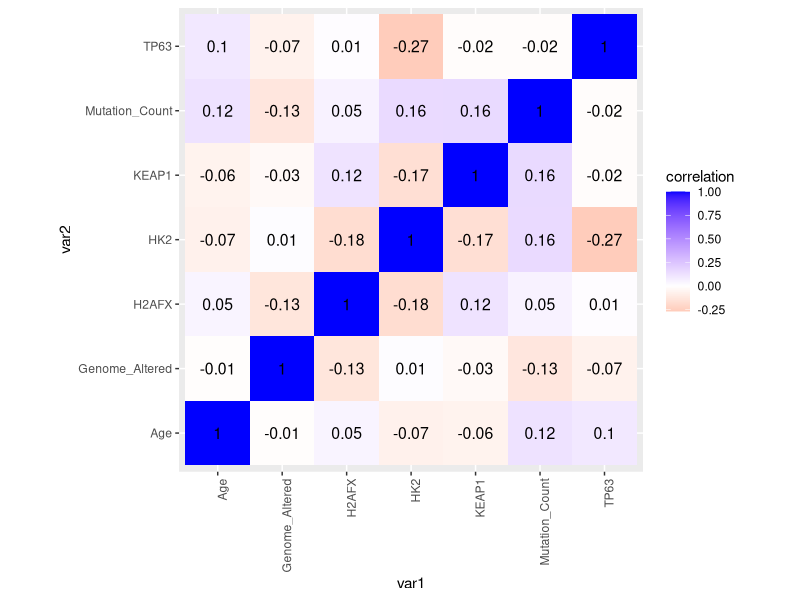
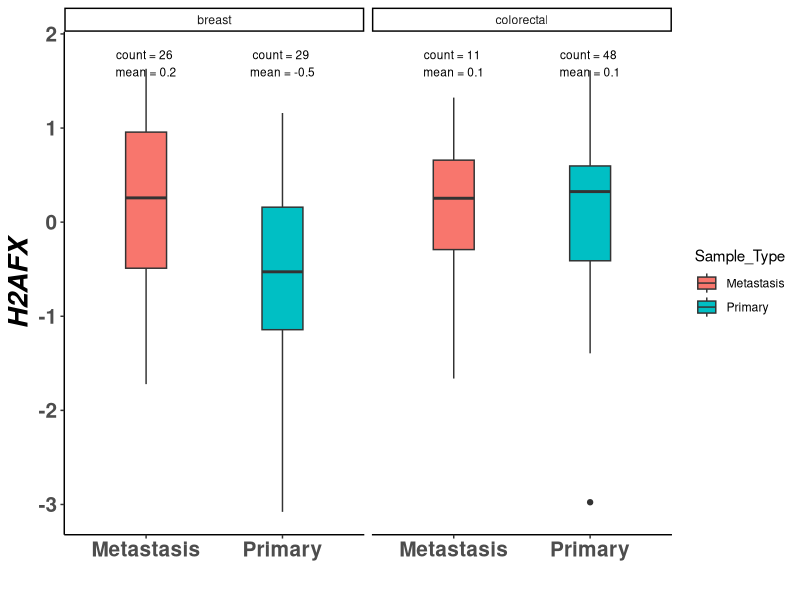
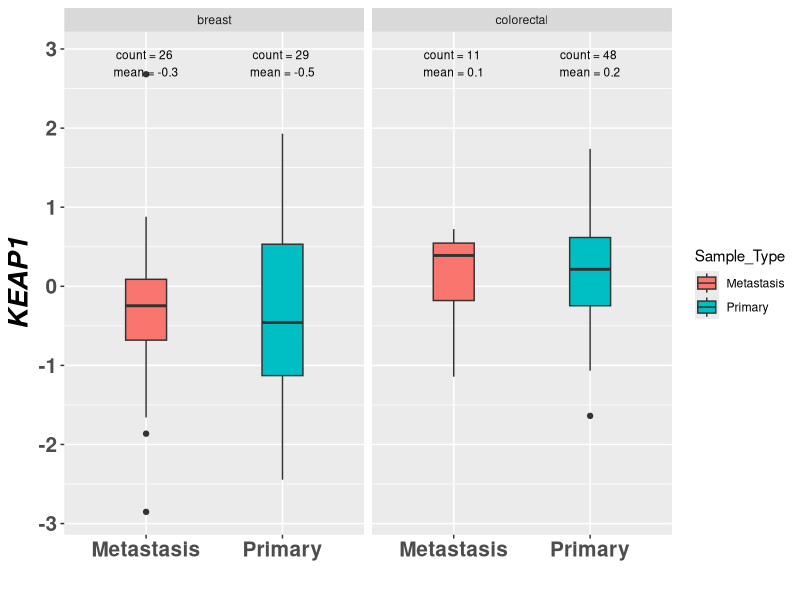
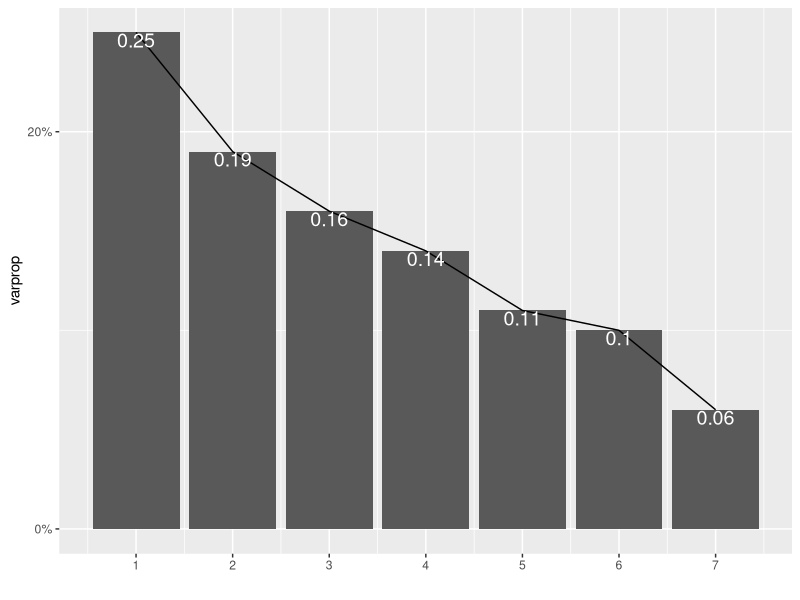
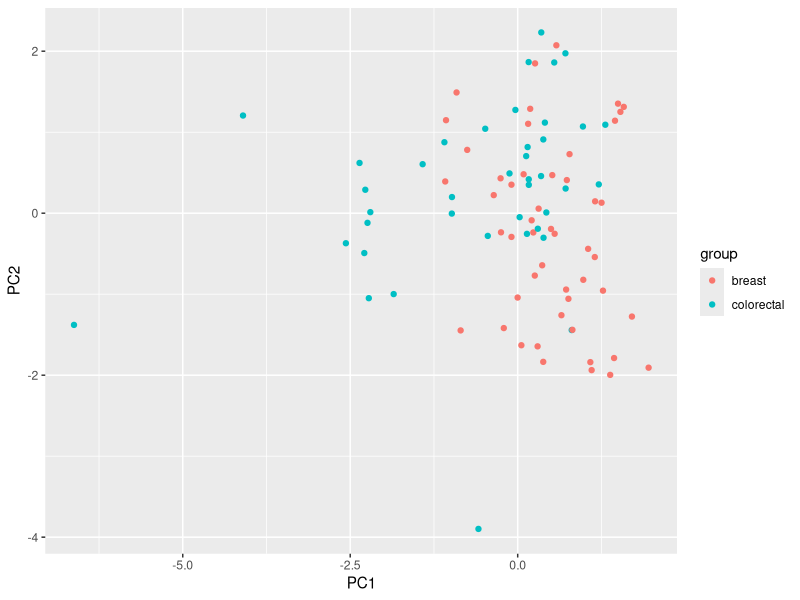
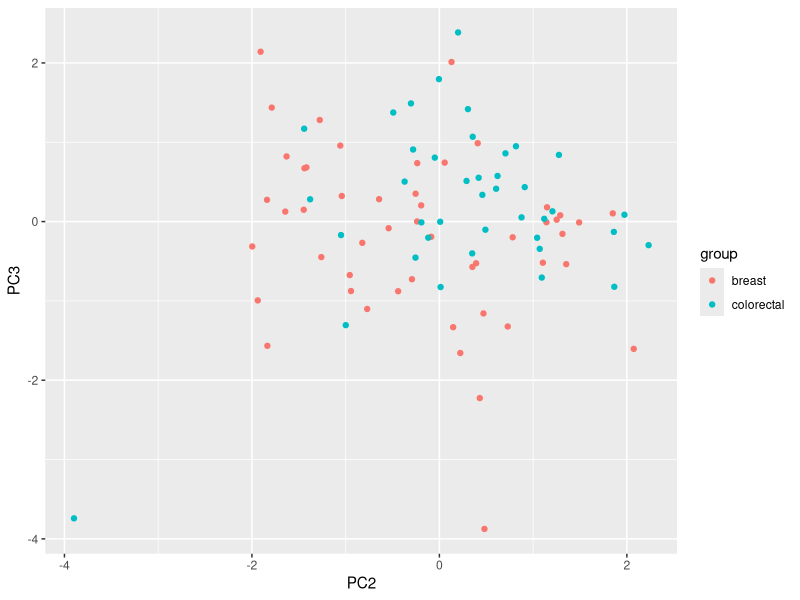

The R source for these figures, in order:
## ---- chunk 1
knitr::opts_chunk$set(echo = TRUE, eval = TRUE, fig.align = "center", warning = F, message = F,
tidy=TRUE, tidy.opts=list(width.cutoff=60), R.options=list(max.print=100))
## ---- chunk 2
clinical<- read.table("ccle_broad_2019_clinical_data.tsv",header=T, sep="\t")
mRNA <- read.table("mRNA.txt",header=T, sep="\t")
## ---- chunk 3
library(dplyr)
combine <- left_join(clinical, mRNA, by=c("Sample_ID"="SAMPLE_ID"))
glimpse(combine)
## ---- chunk 4
combine %>% mutate(mutation_burden=Genome_Altered*Mutation_Count) %>% select(Sample_ID,Tumor_Type,mutation_burden) %>% arrange(-mutation_burden) %>% glimpse()
combine %>% filter(!Sample_Type=="") %>% group_by(Tumor_Type, Sample_Type) %>% summarise_at(c("HK2","KEAP1","H2AFX","TP63"),mean,na.rm=TRUE)
## ---- chunk 5
combine %>% filter(!Sample_Type=="") %>% group_by(Tumor_Type, Sample_Type) %>% summarise_at(c("HK2","KEAP1","H2AFX","TP63","Age","Mutation_Count","Genome_Altered"),mean,na.rm=TRUE)

combine %>% filter(!Sample_Type=="") %>% group_by(Tumor_Type, Sample_Type) %>% summarise_at(c("HK2","KEAP1","H2AFX","TP63","Age","Mutation_Count","Genome_Altered"),sd,na.rm=TRUE)

combine %>% filter(!Sample_Type=="") %>% group_by(Tumor_Type) %>% summarise_at(c("HK2","KEAP1","H2AFX","TP63","Age","Mutation_Count","Genome_Altered"),median,na.rm=TRUE)

combine %>% filter(Tumor_Type=="breast") %>% summarise(H2AFX_q = quantile(H2AFX, c(0.25, 0.5, 0.75),na.rm=TRUE))

#combine %>% filter(!Sample_Type=="") %>% group_by(Tumor_Type, Sample_Type) %>% summarise(n())
## ---- chunk 6
library(tidyr)
library(ggplot2)
cormat <- combine %>% filter(Tumor_Type=="breast") %>% na.omit() %>% select_if(is.numeric) %>% cor(use="pair")

tidycor <- cormat %>% as.data.frame %>% tibble::rownames_to_column("var1") %>% pivot_longer(-1,names_to="var2",values_to="correlation")

tidycor%>%ggplot(aes(var1,var2,fill=correlation))+
geom_tile()+scale_fill_gradient2(low="red",mid="white",high="blue")+
  geom_text(aes(label=round(correlation,2)),color = "black", size = 4)+ 
  theme(axis.text.x = element_text(angle = 90, hjust=1))+coord_fixed()
## ---- chunk 7
H2AFX_plot <- combine %>% filter(!Sample_Type=="") %>% filter(!is.na(H2AFX)) 
stat_box_data <- function(y, upper_limit = max(H2AFX_plot$H2AFX) * 1.15) {
  return( 
    data.frame(
      y = 0.95 * upper_limit,
      label = paste('count =', length(y), '\n',
                    'mean =', round(mean(y), 1), '\n')
    )
  )
}
ggplot(H2AFX_plot,aes(x=Sample_Type,y=H2AFX,fill=Sample_Type))+geom_boxplot(width=0.3)+
  stat_summary(fun.data = stat_box_data, geom = "text", hjust = 0.5,vjust = 0.9,size=3)+
  facet_wrap(vars(Tumor_Type))+
  xlab("")+theme_classic()+theme(axis.text =element_text(size=15,face="bold"), axis.title=element_text(size=20,face="bold.italic"))

KEAP1_plot <- combine %>% filter(!Sample_Type=="") %>% filter(!is.na(KEAP1))
stat_box_data <- function(y, upper_limit = max(KEAP1_plot$KEAP1) * 1.15) {
  return( 
    data.frame(
      y = 0.95 * upper_limit,
      label = paste('count =', length(y), '\n',
                    'mean =', round(mean(y), 1), '\n')
    )
  )
}
ggplot(KEAP1_plot,aes(x=Sample_Type,y=KEAP1,fill=Sample_Type))+geom_boxplot(width=0.3)+
  stat_summary(fun.data = stat_box_data, geom = "text", hjust = 0.5,vjust = 0.9,size=3)+
  facet_wrap(vars(Tumor_Type))+
  xlab("")+theme(axis.text =element_text(size=15,face="bold"), axis.title=element_text(size=20,face="bold.italic"))
## ---- chunk 8
###k-means/PAM
###library(cluster)
K_H2AFX <- H2AFX_plot %>% select_if(is.numeric)  %>% na.omit() 
###for(i in 2:10){
  ###kms <- kmeans(K_H2AFX,centers=i) 
  ###sil <- silhouette(kms$cluster,dist(K_H2AFX)) 
  ###sil_width[i]<-mean(sil[,3])
###} 
###ggplot()+geom_line(aes(x=1:10,y=sil_width))+scale_x_continuous(name="k",breaks=1:10)
###pam1 <- K_H2AFX %>% pam(k=2)
###pamclust<-K_H2AFX %>% mutate(cluster=as.factor(pam1$clustering))
###pamclust %>% ggplot(aes(H2AFX,HK2,color=cluster)) + geom_point()

###PCA
H2AFX_num <- K_H2AFX%>% scale
tmp <- H2AFX_plot  %>%  na.omit()
rownames(H2AFX_num)<-tmp$Sample_ID
H2AFX_pca <- princomp(H2AFX_num)
summary(H2AFX_pca, loadings=T)
eigval<-H2AFX_pca$sdev^2
varprop=round(eigval/sum(eigval), 2) 
ggplot() + geom_bar(aes(y=varprop, x=1:7), stat="identity") + xlab("") + geom_path(aes(y = varprop,x=1:7))+
  geom_text(aes(x=1:7, y=varprop, label=round(varprop, 2)), vjust=1, col="white", size=5) +
  scale_y_continuous(breaks=seq(0, .6, .2), labels = scales::percent) +
  scale_x_continuous(breaks=1:7)
H2AFXdf<-data.frame(Name=tmp$Sample_ID, PC1=H2AFX_pca$scores[, 1],PC2=H2AFX_pca$scores[, 2],group=tmp$Tumor_Type)
ggplot(H2AFXdf, aes(PC1, PC2,color=group)) + geom_point()

H2AFXdf_2<-data.frame(Name=tmp$Sample_ID, PC2=H2AFX_pca$scores[, 2],PC3=H2AFX_pca$scores[, 3],group=tmp$Tumor_Type)
ggplot(H2AFXdf_2, aes(PC2, PC3,color=group)) + geom_point()
